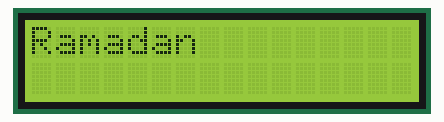
Recording of a program running on a simulated Raspberry Pi (BCM pin numbers). On the bench: 16×2 character LCD. Random numbers come from a fixed seed; library files of the repository ran but are not shown: LCD1602.py. At 3.6 s the program stops and its outputs stay as they are.

Above: at 0.22 s.
At 0.67 s:
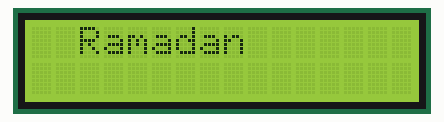
At 1.34 s:
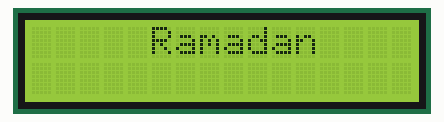
At 2.46 s:
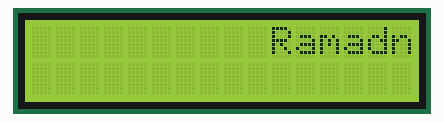
At 2.9 s:
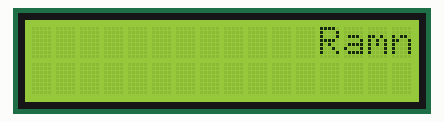
At 3.35 s:
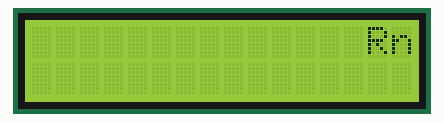

The program:

exempleLCD.py
```python
import LCD1602
import time
import random

def initialisation():
    LCD1602.init(0x27, 1)

    LCD1602.write(0,0,"R")
    LCD1602.write(1,0,"a")
    LCD1602.write(2,0,"a")
    LCD1602.write(1,1,"Mubarak!")


lignes = [0,1]
ligne = random.choice(lignes)
debut = 0
#message = "Ramadan Mubarak"
message = "Ramadan"
tableauMessage = []

def initialisationJawarny():
    LCD1602.init(0x27, 1)
    changerMessageEnTableau(message)
    afficherMessage(debut, tableauMessage, ligne )


def fin():
    GPIO.cleanup()

def changerMessageEnTableau(message):
    for letter in message:
        tableauMessage.append(letter)

def afficherLettre(debut, lettre, ligne):
        LCD1602.write(debut,ligne, lettre)
        if debut == 15:
            debut = 0
        else:
            debut += 1

def afficherLettres(debut, tableauMessage, ligne):

    for lettre in tableauMessage:
        afficherLettre(debut, lettre, ligne)
        debut += 1

def afficherMessage(debut, tableauMessage, ligne ):
    indexEcran = 0
    while indexEcran < 16:

        afficherLettres(debut, tableauMessage, ligne)
        time.sleep(0.15)
        LCD1602.clear()
        debut += 1
        indexEcran += 1
        # 012345    0 len(value) = 6 donc len(value) - 1 = index de la derniere lettre

#0 , 15

if __name__ == "__main__":
    try:
        #initialisation()
        initialisationJawarny()
    except KeyboardInterrupt:
        fin()
```
